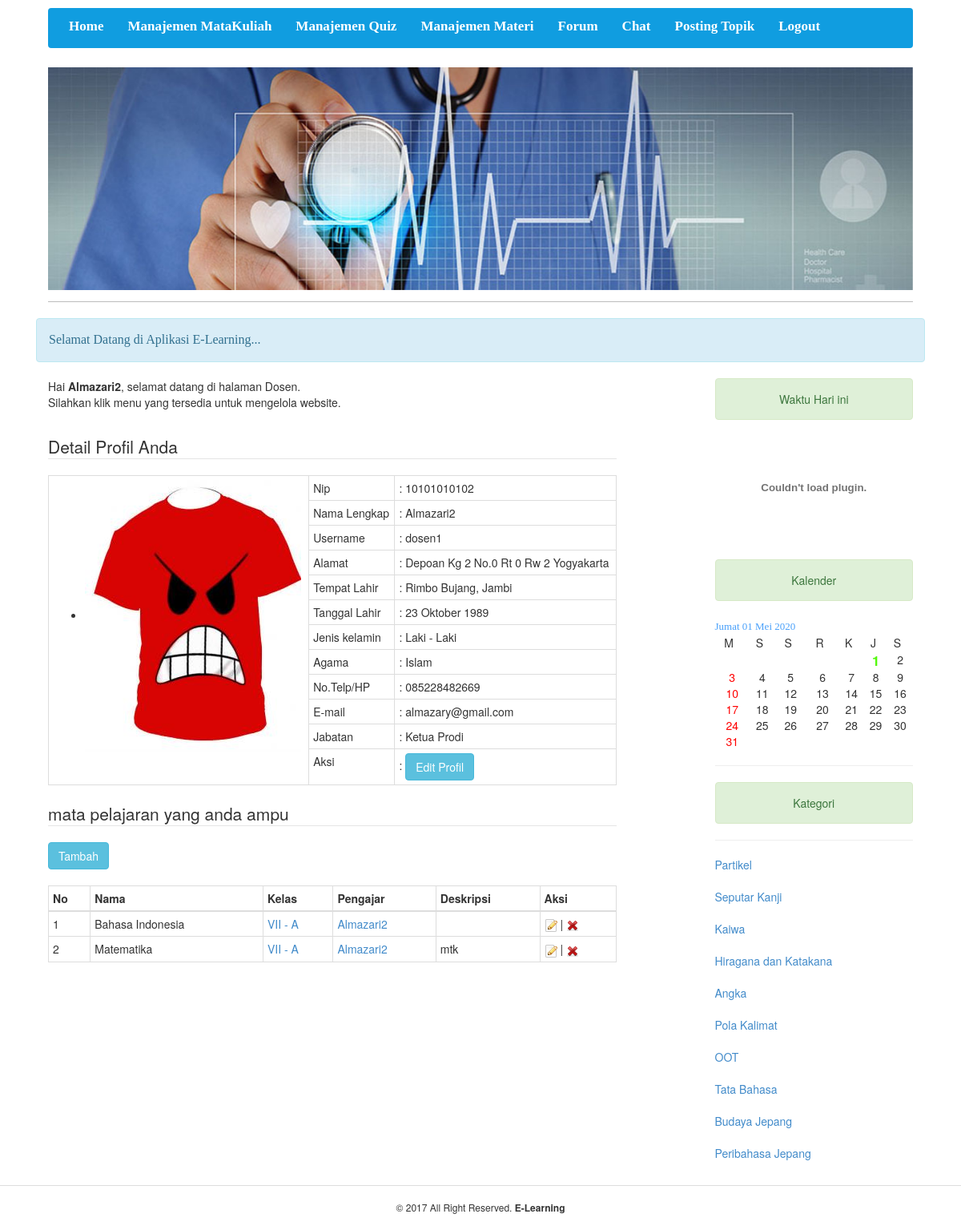
The app's page /media.php (signed in) with its own data.
### tables this page shows
CREATE TABLE IF NOT EXISTS `siswa` (
  `id_siswa` int(9) NOT NULL AUTO_INCREMENT,
  `nis` varchar(50) NOT NULL,
  `nama_lengkap` varchar(100) NOT NULL,
  `username_login` varchar(50) NOT NULL,
  `password_login` varchar(50) NOT NULL,
  `id_kelas` varchar(5) NOT NULL,
  `jabatan` varchar(200) NOT NULL,
  `alamat` varchar(150) NOT NULL,
  `tempat_lahir` varchar(100) NOT NULL,
  `tgl_lahir` date NOT NULL,
  `jenis_kelamin` enum('L','P') NOT NULL,
  `agama` varchar(20) NOT NULL,
  `nama_ayah` varchar(100) NOT NULL,
  `nama_ibu` varchar(100) NOT NULL,
  `th_masuk` varchar(4) NOT NULL,
  `email` varchar(50) NOT NULL,
  `no_telp` varchar(20) NOT NULL,
  `foto` varchar(150) NOT NULL,
  `blokir` enum('Y','N') NOT NULL,
  `id_session` varchar(100) NOT NULL,
  `id_session_soal` varchar(100) NOT NULL,
  `level` varchar(20) NOT NULL DEFAULT 'siswa',
  PRIMARY KEY (`id_siswa`)
);

CREATE TABLE IF NOT EXISTS `mata_pelajaran` (
  `id` int(5) NOT NULL AUTO_INCREMENT,
  `id_matapelajaran` varchar(10) NOT NULL,
  `nama` varchar(100) NOT NULL,
  `id_kelas` varchar(5) NOT NULL,
  `id_pengajar` int(9) NOT NULL,
  `deskripsi` text NOT NULL,
  PRIMARY KEY (`id`),
  KEY `id_kelas` (`id_kelas`)
);

CREATE TABLE IF NOT EXISTS `kelas` (
  `id` int(5) NOT NULL AUTO_INCREMENT,
  `id_kelas` varchar(5) NOT NULL,
  `nama` varchar(100) NOT NULL,
  `id_pengajar` int(9) NOT NULL,
  `id_siswa` int(9) NOT NULL,
  PRIMARY KEY (`id`)
);

CREATE TABLE IF NOT EXISTS `kategori` (
  `idkategori` int(11) NOT NULL AUTO_INCREMENT,
  `nm_kategori` varchar(30) NOT NULL,
  `ket_kategori` text NOT NULL,
  PRIMARY KEY (`idkategori`)
);

### configurasi/fungsi_indotgl.php (called while the page is built, shortened)
<?php
	function tgl_indo($tgl){
			$tanggal = substr($tgl,8,2);
			$bulan = getBulan(substr($tgl,5,2));
			$tahun = substr($tgl,0,4);
			return $tanggal.' '.$bulan.' '.$tahun;
	}
	function getBulan($bln){
				switch ($bln){
					case 10:
						return "Oktober";
						break;
				}
			}
?>

### media.php (the view, shortened to what this page needs)
<?php
include "configurasi/fungsi_indotgl.php";
if (empty($_SESSION['username']) AND empty($_SESSION['passuser']) AND $_SESSION['login']==0){
  echo "<link href='css/screen.css' rel='stylesheet' type='text/css'><link href='css/reset.css' rel='stylesheet' type='text/css'>
 <center><br><br><br><br><br><br>Maaf, untuk masuk <b>Halaman</b><br>
  <center>anda harus <b>Login</b> dahulu!<br><br>";
 echo "<div> <a href='login.php'><img src='images/kunci.png'  height=176 width=143></a>
             </div>";
  echo "<input type=button class=simplebtn value='LOGIN DI SINI' onclick=location.href='login.php'></a></center>";
}else{
?>
<!DOCTYPE html>
<html>
	<head>
		<link rel="stylesheet" href="css/bootstrap.css" />
		<link rel="stylesheet" href="css/style.css"/>
</head>
	<body>
		<div class="navbar" id="menu">
			<?php include_once("menu.php");?>
		</div>
	<div class="page">
	<?php include_once("slide.php");?>
			<br>
			<div class="row">
			<div class="alert alert-info">
			<marquee><span class="style7">Selamat Datang di Aplikasi E-Learning...</span>
			</marquee>
				</div>
				<div class="col-sm-8">
			<?php
			include"content.php";
			?>
				</div>
 	<div class="col-sm-3 col-sm-offset-1 blog-sidebar">
					<div class="sidebar-module">
					<?php
					include "sidebar.php";
					?><hr />
						<center><div class='alert alert-success'>Kategori</div></center>
						<hr>
						<ol class="list-unstyled">
							<?php
								$qry = mysql_query("SELECT * FROM kategori");
								while($rberita=mysql_fetch_array($qry)){
									echo"<li><a href=\"media.php?module=topik&act=detailtopik&id=$rberita[idkategori]\">$rberita[nm_kategori]</a></li><br>";
								}
							?>
						</ol>
					</div>
				</div></div>
	</div>
		<div class="panel-footer">
			<h6>&copy 2017 All Right Reserved. <strong>E-Learning</strong></h6>
		</div>
	</body>
</html>
<link rel="stylesheet" href="css/flexslider.css" type="text/css" media="screen" />
<?php
}
?>

### menu.php
<div class="navbar-inner">
<ul class="nav">
<?php
if ($_SESSION['leveluser']=='siswa'){
echo "<li><a href='media.php'><b>Home</b></a></li>";
echo "<li><a href='media.php?module=kelas'><b>Kelas Anda</b></a></li>";
echo "<li><a href='media.php?module=matapelajaran'><b>Mata Pelajaran</b></a></li>";
echo "<li><a href='media.php?module=materi'><b>Materi</b></a></li>";
echo "<li><a href='media.php?module=quiz'><b>Tugas / Quiz</b></a></li>";
echo "<li><a href='media.php?module=nilai'><b>Nilai</b></a></li>";
echo "<li><a href='media.php?module=topik'><b>Forum</b></a></li>";
echo "<li><a href='media.php?module=chat'><b>Chat</b></a></li>";
echo "<li><a href='media.php?module=posting-topik'><b>Posting Topik</b></a></li>";
echo "<li><a href='media.php?module=siswa&act=detailprofilsiswa&id=$_SESSION[idsiswa]'><b>Edit Profil</b></a></li>";
echo "<li><a href='media.php?module=siswa&act=detailaccount'><b>Akun</b></a></li>";
echo "<li><a href='media.php?module=logout'><b>Logout</b></a></li>";
}elseif(($_SESSION['leveluser']=='dosen')){
echo "<li><a href='media.php'><b>Home</b></a></li>";
echo "<li><a href='media.php?module=matapelajaran'><b>Manajemen MataKuliah</b></a></li>";
echo "<li><a href='media.php?module=quiz'><b>Manajemen Quiz</b></a></li>";
echo "<li><a href='media.php?module=materi'><b>Manajemen Materi</b></a></li>";
echo "<li><a href='media.php?module=topik'><b>Forum</b></a></li>";
echo "<li><a href='media.php?module=chat'><b>Chat</b></a></li>";
echo "<li><a href='media.php?module=posting-topik'><b>Posting Topik</b></a></li>";
echo "<li><a href='media.php?module=logout'><b>Logout</b></a></li>";
}
?>
</ul>
</div>

### slide.php (shortened to what this page needs)
<div class="banner">
	<div class="matter-banner">
	 	<div class="slider">
	    	<div class="callbacks_container">
	      		<ul class="rslides" id="slider">
	        		<li>
	          			<div align="center"><img src="images/backk.jpg" alt=""></div>
       			  </li>
	      		</ul>
	 	 	</div>
		</div>
	</div>
</div>

### content.php (shortened to what this page needs)
<?php
$aksi_mapel="administrator/modul/mod_matapelajaran/aksi_matapelajaran.php";
if ($_SESSION['leveluser']=='dosen' and $_GET[module]==""){
  echo "<p>Hai <b>$_SESSION[namalengkap]</b>,  selamat datang di halaman Dosen.<br>
          Silahkan klik menu yang tersedia untuk mengelola website.</p><br>";
          $detail_pengajar=mysql_query("SELECT * FROM siswa WHERE id_siswa='$_SESSION[idsiswa]'");
          $p=mysql_fetch_array($detail_pengajar);
          $tgl_lahir   = tgl_indo($p[tgl_lahir]);
          echo "<form><fieldset>
              <legend>Detail Profil Anda</legend>
              <dl class='inline'>
          <table id='table1' class='table table-condensed table-bordered table-hover'>
          <tr><td rowspan='14'>";if ($p[foto]!=''){
              echo "<ul class='photos sortable'>
                    <li>
                    <img src='foto_pengajar/medium_$p[foto]'>
                    </li>
                    </ul>";
          }echo "</td><td>Nip</td>  <td> : $p[nis]</td><tr>
          <tr><td>Nama Lengkap</td> <td> : $p[nama_lengkap]</td></tr>
          <tr><td>Username</td>     <td> : $p[username_login]</td></tr>
          <tr><td>Alamat</td>       <td> : $p[alamat]</td></tr>
          <tr><td>Tempat Lahir</td> <td> : $p[tempat_lahir]</td></tr>
          <tr><td>Tanggal Lahir</td><td> : $tgl_lahir</td></tr>";
          if ($p[jenis_kelamin]=='P'){
           echo "<tr><td>Jenis Kelamin</td>     <td>  : Perempuan</td></tr>";
            }
            else{
           echo "<tr><td>Jenis kelamin</td>     <td> :  Laki - Laki </td></tr>";
            }echo"
          <tr><td>Agama</td>        <td> : $p[agama]</td></tr>
          <tr><td>No.Telp/HP</td>   <td> : $p[no_telp]</td></tr>
          <tr><td>E-mail</td>       <td> : $p[email]</td></tr>
          <tr><td>Jabatan</td>      <td> : $p[jabatan]</td></tr>
          <tr><td>Aksi</td>         <td> : <input class='btn btn-info' type=button value='Edit Profil' onclick=\"window.location.href='?module=admin&act=editpengajar';\"></td></tr>
          </table></dl></fieldset></form>";
?><!--
--><?php
   echo"<form><fieldset>
              <legend>mata pelajaran yang anda ampu</legend>
              <dl class='inline'>
   <input type=button class='btn btn-info' value='Tambah' onclick=\"window.location.href='?module=matapelajaran&act=tambahmatapelajaran';\">";
  $tampil_pelajaran = mysql_query("SELECT * FROM mata_pelajaran WHERE id_pengajar = '$_SESSION[idsiswa]'");
  $cek_mapel = mysql_num_rows($tampil_pelajaran);
  if (!empty($cek_mapel)){
    echo "<br><br><table id='table1' class='table table-condensed table-bordered table-hover'><thead>
          <tr><th>No</th><th>Nama</th><th>Kelas</th><th>Pengajar</th><th>Deskripsi</th><th>Aksi</th></tr></thead>";
    $no=1;
    while ($r=mysql_fetch_array($tampil_pelajaran)){
       echo "<tr><td>$no</td>
             <td>$r[nama]</td>";
             $kelas = mysql_query("SELECT * FROM kelas WHERE id_kelas = '$r[id_kelas]'");
             $cek = mysql_num_rows($kelas);
             if(!empty($cek)){
             while($k=mysql_fetch_array($kelas)){
                 echo "<td><a href=?module=kelas&act=detailkelas&id=$r[id_kelas] title='Detail Kelas'>$k[nama]</td>";
             }
             }else{
                 echo"<td></td>";
             }
             $pengajar = mysql_query("SELECT * FROM siswa WHERE id_siswa = '$r[id_pengajar]'");
             $cek_pengajar = mysql_num_rows($pengajar);
             if(!empty($cek_pengajar)){
             while($p=mysql_fetch_array($pengajar)){
             echo "<td><a href=?module=admin&act=detailpengajar&id=$r[id_pengajar] title='Detail Pengajar'>$p[nama_lengkap]</a></td>";
             }
             }else{
                 echo"<td></td>";
             }
             echo "<td>$r[deskripsi]</td>
             <td><a href='?module=matapelajaran&act=editmatapelajaran&id=$r[id]' title='Edit'><img src='images/icons/edit.png' alt='Edit' /></a> |
             <a href=javascript:confirmdelete('$aksi_mapel?module=matapelajaran&act=hapus_mapel_pengajar&id=$r[id]') title='Hapus'><img src='images/icons/cross.png' alt='Delete' /></a>";
      $no++;
    }
    echo "</table></dl></fieldset></form>";
  }else{
      echo"<br><br>Tidak Ada Mata Pelajaran Yang Di Ampu";
  }
		echo"
                <p>&nbsp;</p>";
 	}
?>

### sidebar.php
<center><div class='alert alert-success'>Waktu Hari ini</div>
<embed src='images/clock.swf' style='margin-top:-20px;' quality='high' bgcolor='black' width='185' height='170' type='application/x-shockwave-flash' pluginspage='http://www.macromedia.com/shockwave/download/index.cgi? P1_Prod_Version=ShockwaveFlash'>
</center>
<center><div class='alert alert-success'>Kalender</div></center>
  <?php
  include "fungsi_kalender.php";
  $tgl_skrg=date("d");
  $bln_skrg=date("n");
  $thn_skrg=date("Y");
  echo buatkalender($tgl_skrg,$bln_skrg,$thn_skrg);
  ?>

### fungsi_kalender.php (shortened to what this page needs)
<?php
function buatkalender($tanggal,$bulan,$tahun) {
  $bulanan=array(1=>"Januari","Februari","Maret","April",
                    "Mei","Juni","Juli","Agustus","September",
                    "Oktober","November","Desember");
$seminggu = array("Minggu","Senin","Selasa","Rabu","Kamis","Jumat","Sabtu");
$hari = date("w");
$hari_ini = $seminggu[$hari];
  $tgl=date("d");
  $bln=date("n");
  $thn=date("Y");
  $jmlhari = date("t",mktime(0,0,0,$bulan,1,$tahun));
  $haritglsatu = date("w",mktime(0,0,0,$bulan,1,$tahun));
  $kalender = "<table cellspacing=1 cellpadding=3
               border=0 class=altrowstable1 width=100%>\n";
  $kalender .= "<tr class=tr_terang>
               <td colspan=7 ><font face=tahoma size=2 color=#49a0fa>$hari_ini $tgl $bulanan[$bln] $thn
               </td></tr>\n";
  $kalender .= "<tr class=tr_judul>
                <td>&nbsp;&nbsp; M</td><td> &nbsp;&nbsp;S</td><td>&nbsp;&nbsp; S</td><td>&nbsp;&nbsp; R</td>
                <td>&nbsp;&nbsp;K</td><td>&nbsp;&nbsp;J</td><td>&nbsp;&nbsp;S</td></tr>\n";
  $a 	  = 1;
  $adabaris   = TRUE;
  $mulaicetak = 0;
  while ($adabaris) {
    $kalender .= "<tr align=center class=tr_terang>";
    for ($i = 0; $i < 7; $i++ ) {
      if ($mulaicetak < $haritglsatu) {
        $kalender .= "<td>&nbsp;</td>";
        $mulaicetak++;
      }
      elseif ($a <= $jmlhari) {
        $tt = $a;
        if ($a == $tanggal) {
          $tt = "<span  style='color: #53f80b; font-weight: bold;
                 font-size: larger; text-decoration: blink;'>$tt</span>";
        }
        if ($i == 0) {
          $tt = "<font color=\"#FF0000\">$tt</font>";
        }
        $kalender .= "<td>$tt</td>";
        $a++;
      }
      else {
        $kalender .= "<td>&nbsp;</td>";
      }
    }
    $kalender .= "</tr>\n";
    if ($a <= $jmlhari) {
      $adabaris = TRUE;
    }
    else {
      $adabaris = FALSE;
    }
  }
  $kalender .= "</table>\n";
  return $kalender;
}
?>

### css/style.css (style rules this page uses)
.banner { border-bottom:1px solid #bcbcbc; padding: 1em 0; }
.slider { position: relative; width:100%; height:100%; }
.rslides { position: relative; list-style: none; overflow: hidden; width: 100%; padding: 0; margin: 0; }
.rslides li { -webkit-backface-visibility: hidden; position: absolute; display: none; width: 100%; left: 0; top: 0; }
.rslides li:first-child { position: relative; display: block; float: left; }
.rslides img { display: block; height: auto; float: left; width: 100%; border: 0; }
#menu { width: 90%; min-height: 50px; height: auto; padding: 0px 0px 0px 10px; background-color: #109DE0; margin: 10px auto; color: #fff !important; }
#menu a { color:#fff; text-decoration: none; }
#menu ul { float: left; }
#menu ul li { float: left; font-size: 17px; font-family:"Trebuchet MS"; }
.page { width: 90%; min-height: 500px; height: auto; margin: 0px auto; }
.panel-footer h6 { text-align: center; }

### media.php (style rules this page uses)
.style7 { font-size: 16px; font-family: "Trebuchet MS"; }

### records on screen
siswa: foto (picture), nis "10101010102", nama_lengkap "Almazari2", username_login "dosen1", alamat "Depoan Kg 2 No.0 Rt 0 Rw 2 Yogyakarta", tempat_lahir "Rimbo Bujang, Jambi", tgl_lahir "23 Oktober 1989", agama "Islam", no_telp "085228482669", email "almazary@gmail.com", jabatan "Ketua Prodi"
mata_pelajaran: nama "Bahasa Indonesia"
kelas: nama "VII - A"
mata_pelajaran: nama "Matematika", deskripsi "mtk"
kategori: nm_kategori "Partikel"
kategori: nm_kategori "Seputar Kanji"
kategori: nm_kategori "Kaiwa"
kategori: nm_kategori "Hiragana dan Katakana"
kategori: nm_kategori "Angka"
kategori: nm_kategori "Pola Kalimat"
kategori: nm_kategori "OOT"
kategori: nm_kategori "Tata Bahasa"
kategori: nm_kategori "Budaya Jepang"
kategori: nm_kategori "Peribahasa Jepang"

### other values on screen
$_SESSION[namalengkap] "Almazari2"
$tt "1"
$tt "2"
$tt "3"
$tt "4"
$tt "5"
$tt "6"
$tt "7"
$tt "8"
$tt "9"
$tt "10"
$tt "11"
$tt "12"
$tt "13"
$tt "14"
